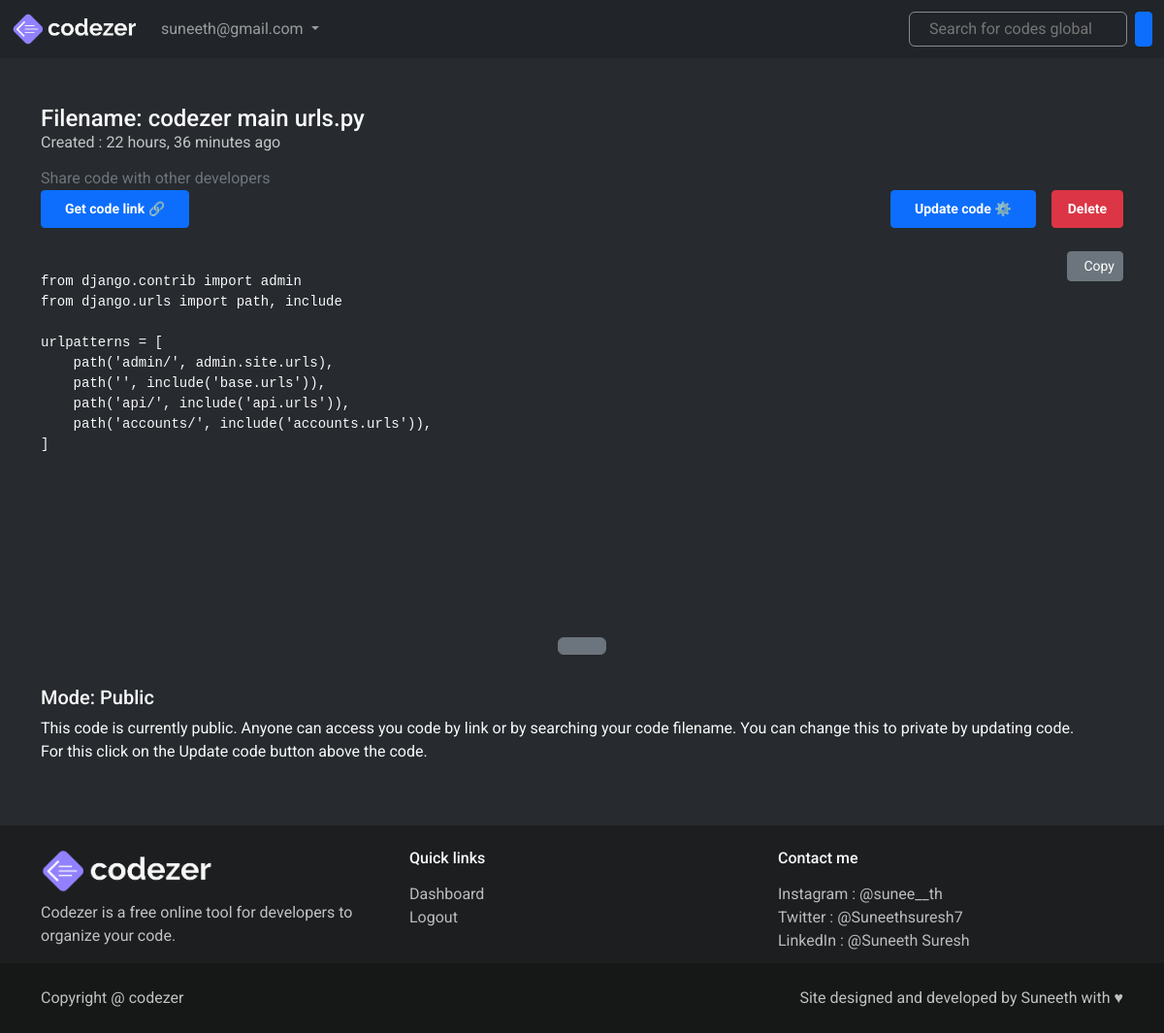
The page /code/17/ (signed in) on the database its author committed.
### base/models.py (models this page shows, shortened)
class CodeFile(models.Model):
    user = models.ForeignKey(User, on_delete = models.CASCADE)
    title = models.CharField(max_length=50)
    code = models.TextField()
    private = models.BooleanField(default = False)
    created_at = models.DateTimeField(auto_now_add = True, null=True, blank=True)
    link_id = models.CharField(max_length=15, null=True, blank=True)

### base/views.py (the view)
# urls.py: path('code/<int:pk>/',views.get_code, name='code'),
def get_code(request, pk):
    try:
        user = request.user
        code = CodeFile.objects.get(user = user, id = pk)
        context = {
            'code': code,
        }
    except:
        pass
    return render(request, 'base/get_code.html', context)

### base/templates/base/get_code.html (shortened to what this page needs)
{% extends 'base/base.html' %}
{% load static %}
{% block body %}
{% include 'base/navbar.html' %}
<main>
    <section class="code_section text-light py-5">
        <div class="container">
            <div class="code-container">
                <div class="code-header">
                    <h4 class="p-0 m-0">Filename: <span id="show_filename">{{ code.title }}</span></h4>
                    <h6 class="opacity-75 fw-normal m-0">Created : {{ code.created_at| timesince }} ago</h6>
                    <div class="options mt-3 d-flex justify-content-between align-items-end">
                        <div class="left">
                            {% if code.private %}
                            <p class="m-0 text-muted fw-normal">Make you code public to get link !</p>
                            {% else %}
                            <p class="m-0 text-muted fw-normal">Share code with other developers</p>
                            {% endif %}
                            <div data-codeId="{{ code.id }}" id="code_link_btn"
                                class="btn btn-primary btn-sm p-2 px-4 fw-bold {% if code.private %} disabled {% endif %}">
                                Get code link 🔗</div>
                        </div>
                        <div class="right d-flex gap-3">
                            <div id="update_btn" data-codeId="{{ code.id }}"
                                class="btn btn-primary btn-sm p-2 px-4 fw-bold">Update code ⚙️</div>
                            <div data-codeId="{{ code.id }}" id="code_delete"
                                class="btn btn-danger btn-sm p-2 px-3 fw-bold">Delete</div>
                        </div>
                    </div>
                    <div class="code">
                        <button id="copybtn" class="btn btn-secondary btn-sm d-flex align-items-center gap-2">
                            Copy</button>
                        <pre class="d-flex w-100 mt-4">
                            <code class="rounded w-100" id="show_code">
{{ code.code }}
                            </code>
                        </pre>
                        <div class="max-btn">
                            <div class="btn btn-secondary p-2 px-4" onclick="maxCode()">
                            </div>
                        </div>
                    </div>
                </div>
                <div class="code-body mt-5">
                    {% if not code.private %}
                    <h5>Mode: Public </h5>
                    <p>This code is currently public. Anyone can access you code by link or by searching your code
                        filename.
                        You can change this to private by updating code. <br>
                        For this click on the Update code button above the code.
                    </p>
                    {% else %}
                    <h5>Mode: Private</h5>
                    <p>This code is currently private. Only you can access this code and update it.
                        You can change this to public by updating code. <br>
                        For this click on the Update code button above the code.
                    </p>
                    {% endif %}
                </div>
            </div>
        </div>
    </section>
</main>
{% include 'base/footer.html' %}
{% endblock %}

### base/templates/base/base.html (shortened to what this page needs)
<!doctype html>
{% load static %}
<html lang="en">
<head>
    <link href="https://cdn.jsdelivr.net/npm/bootstrap@5.2.2/dist/css/bootstrap.min.css" rel="stylesheet"
>
    <link rel="stylesheet" href="{% static 'base/style/style.css' %}">
    <link rel="stylesheet" href="https://cdn.jsdelivr.net/npm/highlightjs@9.16.2/styles/agate.css">
    <link rel="stylesheet" href="https://cdnjs.cloudflare.com/ajax/libs/animate.css/4.1.1/animate.min.css" />
</head>
<body>
    {% block body %}
    {% endblock %}
</body>
</html>

### base/templates/base/navbar.html (shortened to what this page needs)
{% load static %}
<header>
    <nav class="navbar navbar-expand-lg bg-dark navbar-dark">
        <div class="container-fluid">
            <a class="navbar-brand" href="{% url 'index' %}">
                <img src="{% static 'base/images/logo.png' %}" alt="" width="130">
            </a>
            <div class="collapse navbar-collapse" id="navbarSupportedContent">
                <ul class="navbar-nav me-auto mb-2 mb-lg-0">
                    <li class="nav-item dropdown">
                        <a class="nav-link dropdown-toggle" href="#" role="button" data-bs-toggle="dropdown"
                            aria-expanded="false">
                            {{ request.user }}
                        </a>
                    </li>
                </ul>
                <form class="d-flex" role="search" method="GET" action="{% url 'search' %}">
                    <input class="w-100 me-2 rounded" {% if global_query %} value="{{ global_query }}" {% endif %} name="query" type="search" placeholder="Search for codes globaly..."
                        aria-label="Search">
                    <button class="btn btn-sm btn-primary" type="submit">
                    </button>
                </form>
            </div>
        </div>
    </nav>
</header>

### base/templates/base/footer.html (shortened to what this page needs)
{% load static %}
<footer class=" text-light pt-4">
    <div class="container">
        <div class="footer_top">
            <div class="row">
                <div class="col-md-4 intro">
                    <img src="{% static 'base/images/logo.png' %}" class="img-fluid w-50" alt="Logo">
                    <p class="opacity-75 pt-2">Codezer is a free online tool for
                        developers to organize your code.</p>
                </div>
                <div class="col-md-4 col-5 q_links">
                    <h6 class="fs-6">Quick links</h5>
                        <div class="links d-flex flex-column pt-2">
                            <a href="{% url 'index' %}">
                                Dashboard
                            </a>
                            <a href="{% url 'logout' %}">
                                Logout
                            </a>
                        </div>
                </div>
                <div class="col-md-4 col-7 contact_me">
                    <h6 class="fs-6">Contact me</h5>
                        <div class="links d-flex flex-column pt-2">
                            <a href="https://www.instagram.com/sunee__th/" class="w-100 d-flex justify-content-between align-items-center">
                                Instagram : @sunee__th
                            </a>
                            <a href="https://twitter.com/Suneethsuresh7" class="w-100 d-flex justify-content-between align-items-center">
                                Twitter : @Suneethsuresh7
                            </a>
                            <a href="https://www.linkedin.com/in/suneeth-suresh-9936a1256/" class="w-100 d-flex justify-content-between align-items-center">
                                LinkedIn : @Suneeth Suresh
                            </a>
                        </div>
                </div>
            </div>
        </div>
    </div>
    <div class="footer_bottom py-4">
        <div class="container d-flex justify-content-between align-items-center">
            <div class="left">
                <p class="opacity-75">Copyright @ codezer</p>
            </div>
            <div class="right">
                <p class="opacity-75">Site designed and developed by Suneeth with ♥</p>
            </div>
        </div>
    </div>
</footer>

### base/static/base/style/style.css (style rules this page uses)
body { margin: 0; padding: 0; box-sizing: border-box; font-family: "Roboto", sans-serif; }
li { cursor: pointer; }
header nav form input[type=search] { background: none; outline: none; border: 1.5px solid rgba(255, 255, 255, 0.467); padding: 5px 20px; color: rgba(255, 255, 255, 0.891); }
main { background: rgba(33, 37, 41, 0.9725490196); }
main .code_section .code-container .code-header .code { position: relative; }
main .code_section .code-container .code-header .code pre code { height: 400px; }
main .code_section .code-container .code-header .code #copybtn { position: absolute; right: 0; top: 0; }
main .code_section .code-container .code-header .code .max-btn { position: absolute; bottom: -1rem; width: 100%; display: flex; justify-content: center; align-items: center; }
footer { background-color: #1d1e1f; }
footer .footer_top .links a { text-decoration: none; color: rgba(255, 255, 255, 0.7); transition: 0.1s ease-in-out; }
footer .footer_bottom { background-color: #161717; }
footer .footer_bottom p { margin: 0; }

### rows shown on the page
CodeFile: title "codezer main urls.py", created_at "22 hours, 36 minutes", code "from django.contrib import admin from django.urls import path, include urlpatterns = [ path('admin/', admin.site.urls), path('', include('base.urls')), path('api/', include('api.urls')), path('accounts/', include('accounts.urls')), ]"

### other values the page prints
{{ request.user }} "suneeth@gmail.com"
